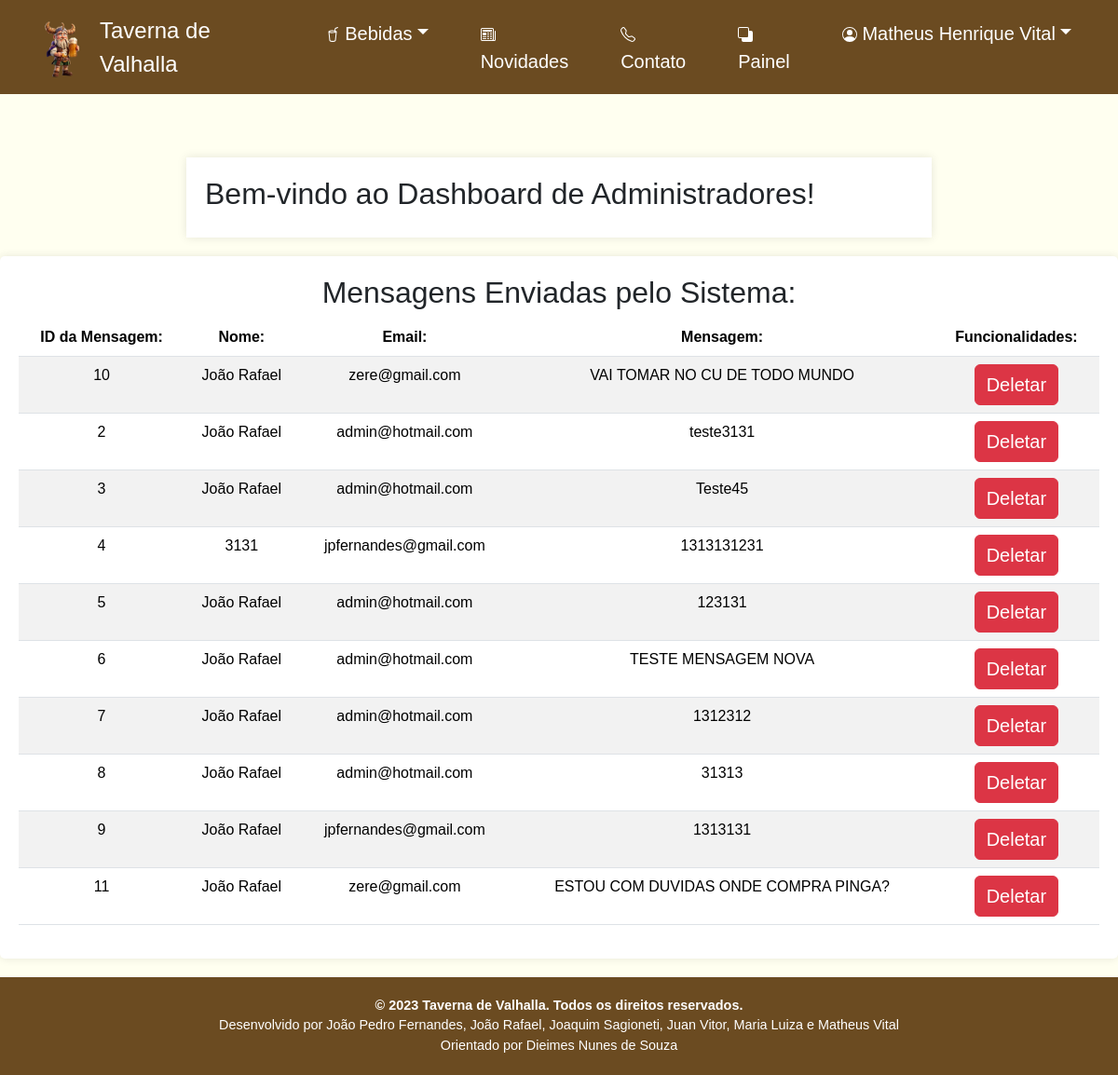
/adm/mensagens_sistema.php (signed in), run on an earlier commit of the app's database.
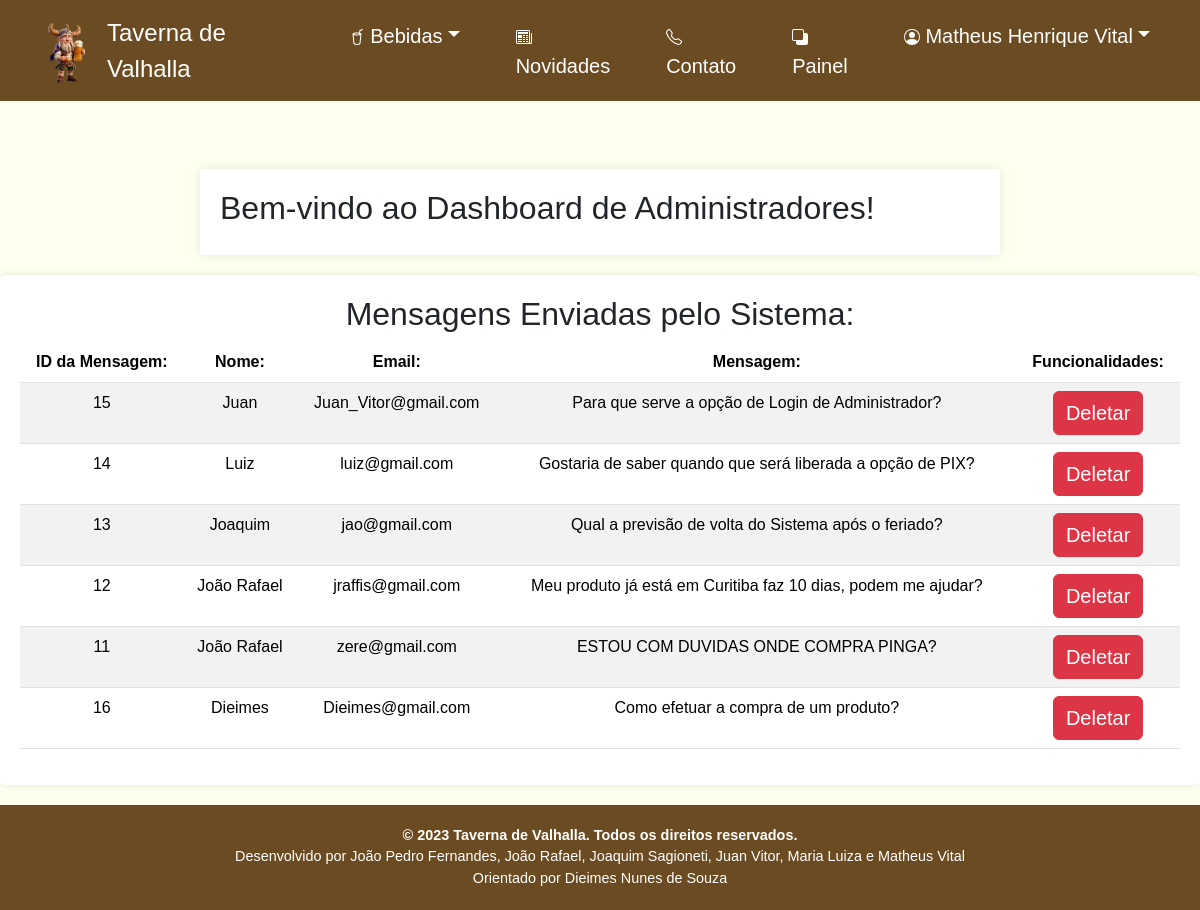
And on a later commit of the database.
### tables this page shows
CREATE TABLE IF NOT EXISTS `mensagem_formulario_contato` (
  `id_mensagem` int(200) NOT NULL AUTO_INCREMENT,
  `nome` varchar(200) NOT NULL,
  `email` varchar(200) NOT NULL,
  `mensagem` varchar(200) NOT NULL,
  PRIMARY KEY (`id_mensagem`)
);

### adm/mensagens_sistema.php (the view, shortened to what this page needs)
<?php
include('../static/conexao.php');
$consultar_banco = "SELECT * FROM mensagem_formulario_contato";
$retorno_consulta = $mysqli->query($consultar_banco) or die($mysqli->error);
?>
<!DOCTYPE html>
<html lang="pt-br">
<head>
    <link rel="stylesheet" href="style.css">
    <link href="https://cdn.jsdelivr.net/npm/bootstrap@5.3.2/dist/css/bootstrap.min.css" rel="stylesheet">
    <link rel="stylesheet" href="../css/style.css">
    <link rel="stylesheet" href="../css/dieimes.css">
    <link rel="stylesheet" href="../css/menu_dieimes.css">
</head>
<body>
    <?php
    include('../static/menu.php');
    ?>
    <br>
    <br>
    <main>
        <h2>Bem-vindo ao Dashboard de Administradores!</h2>
    </main>
    <div id="contaaiiner" class="container-fluid">
    <div class="row-fluid">
        <div id="alinhar_dashboard" class="table-responsive">
            <h2>Mensagens Enviadas pelo Sistema:</h2>
            <div class="table-responsive">
            <table id="table" class="table table-striped">
                <thead>
                    <tr>
                        <th>ID da Mensagem:</th>
                        <th>Nome:</th>
                        <th>Email:</th>
                        <th>Mensagem:</th>
                        <th>Funcionalidades:</th>
                    </tr>
                </thead>
                <tbody>
                    <?php
                    while ($logins = $retorno_consulta->fetch_assoc()) {
                    ?>
                        <tr>
                            <td><?php echo $logins['id_mensagem']; ?></td>
                            <td><?php echo $logins['nome']; ?> </td>
                            <td><?php echo $logins['email']; ?> </td>
                            <td><?php echo $logins['mensagem']; ?></td>
                            <td class="text-center">
                                <a id="butao-adm" class="btn btn-danger" href="../user/deletar_mensagem.php?codigo_mensagem=<?php echo $logins['id_mensagem']; ?>">Deletar</a>
                            </td>
                        </tr>
                    <?php
                    }
                    ?>
                </tbody>
            </table>
            </div>
        </div>
        </div>
    </div>
    <?php
    include('../static/rodape.php');
    ?>
</body>
</html>

What changed in the data, as far as the page shows it:
removed mensagem_formulario_contato: id_mensagem "10", nome "João Rafael", email "zere@gmail.com", mensagem "VAI TOMAR NO CU DE TODO MUNDO"
removed mensagem_formulario_contato: id_mensagem "2", nome "João Rafael", email "admin@hotmail.com", mensagem "teste3131"
removed mensagem_formulario_contato: id_mensagem "3", nome "João Rafael", email "admin@hotmail.com", mensagem "Teste45"
removed mensagem_formulario_contato: id_mensagem "4", nome "3131", email "jpfernandes@gmail.com", mensagem "1313131231"
removed mensagem_formulario_contato: id_mensagem "5", nome "João Rafael", email "admin@hotmail.com", mensagem "123131"
removed mensagem_formulario_contato: id_mensagem "6", nome "João Rafael", email "admin@hotmail.com", mensagem "TESTE MENSAGEM NOVA"
removed mensagem_formulario_contato: id_mensagem "7", nome "João Rafael", email "admin@hotmail.com", mensagem "1312312"
removed mensagem_formulario_contato: id_mensagem "8", nome "João Rafael", email "admin@hotmail.com", mensagem "31313"
removed mensagem_formulario_contato: id_mensagem "9", nome "João Rafael", email "jpfernandes@gmail.com", mensagem "1313131"
added mensagem_formulario_contato: id_mensagem "15", nome "Juan", email "Juan_Vitor@gmail.com", mensagem "Para que serve a opção de Login de Administrador?"
added mensagem_formulario_contato: id_mensagem "14", nome "Luiz", email "luiz@gmail.com", mensagem "Gostaria de saber quando que será liberada a opção de PIX?"
added mensagem_formulario_contato: id_mensagem "13", nome "Joaquim", email "jao@gmail.com", mensagem "Qual a previsão de volta do Sistema após o feriado?"
added mensagem_formulario_contato: id_mensagem "12", nome "João Rafael", email "jraffis@gmail.com", mensagem "Meu produto já está em Curitiba faz 10 dias, podem me ajudar?"
added mensagem_formulario_contato: id_mensagem "16", nome "Dieimes", email "Dieimes@gmail.com", mensagem "Como efetuar a compra de um produto?"
